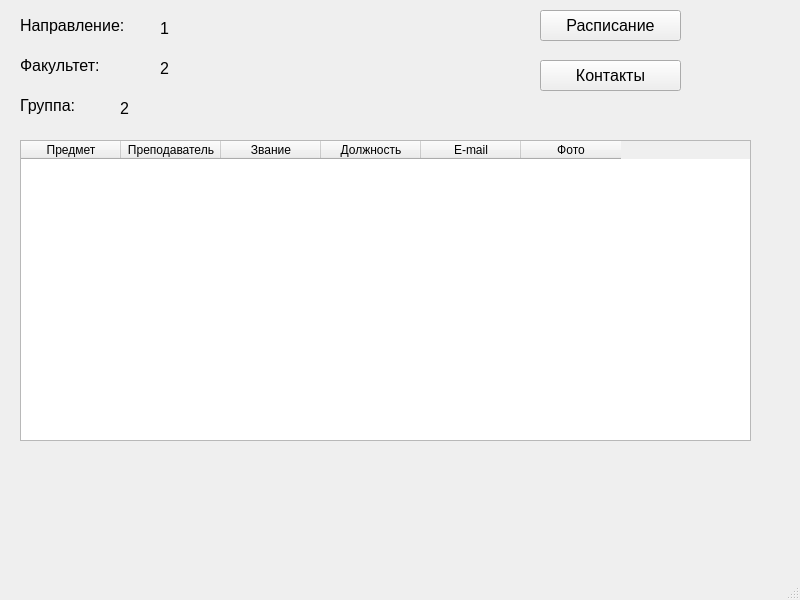
<?xml version="1.0" encoding="UTF-8"?>
<ui version="4.0">
 <class>MainWindow</class>
 <widget class="QMainWindow" name="MainWindow">
  <property name="geometry">
   <rect>
    <x>0</x>
    <y>0</y>
    <width>800</width>
    <height>600</height>
   </rect>
  </property>
  <property name="windowTitle">
   <string>MainWindow</string>
  </property>
  <widget class="QWidget" name="centralwidget">
   <widget class="QLabel" name="label">
    <property name="geometry">
     <rect>
      <x>20</x>
      <y>10</y>
      <width>141</width>
      <height>31</height>
     </rect>
    </property>
    <property name="font">
     <font>
      <pointsize>12</pointsize>
     </font>
    </property>
    <property name="text">
     <string>Направление:</string>
    </property>
   </widget>
   <widget class="QLabel" name="label_2">
    <property name="geometry">
     <rect>
      <x>20</x>
      <y>50</y>
      <width>111</width>
      <height>31</height>
     </rect>
    </property>
    <property name="font">
     <font>
      <pointsize>12</pointsize>
     </font>
    </property>
    <property name="text">
     <string>Факультет:</string>
    </property>
   </widget>
   <widget class="QLabel" name="label_3">
    <property name="geometry">
     <rect>
      <x>20</x>
      <y>90</y>
      <width>241</width>
      <height>31</height>
     </rect>
    </property>
    <property name="font">
     <font>
      <pointsize>12</pointsize>
     </font>
    </property>
    <property name="text">
     <string>Группа:</string>
    </property>
   </widget>
   <widget class="QTableWidget" name="tableWidget">
    <property name="geometry">
     <rect>
      <x>20</x>
      <y>140</y>
      <width>731</width>
      <height>301</height>
     </rect>
    </property>
    <property name="editTriggers">
     <set>QAbstractItemView::NoEditTriggers</set>
    </property>
    <property name="sortingEnabled">
     <bool>true</bool>
    </property>
    <column>
     <property name="text">
      <string>Предмет</string>
     </property>
    </column>
    <column>
     <property name="text">
      <string>Преподаватель</string>
     </property>
    </column>
    <column>
     <property name="text">
      <string>Звание</string>
     </property>
    </column>
    <column>
     <property name="text">
      <string>Должность</string>
     </property>
    </column>
    <column>
     <property name="text">
      <string>E-mail</string>
     </property>
    </column>
    <column>
     <property name="text">
      <string>Фото</string>
     </property>
    </column>
   </widget>
   <widget class="QLabel" name="lbl_branch">
    <property name="geometry">
     <rect>
      <x>160</x>
      <y>20</y>
      <width>291</width>
      <height>16</height>
     </rect>
    </property>
    <property name="font">
     <font>
      <pointsize>12</pointsize>
     </font>
    </property>
    <property name="text">
     <string>1</string>
    </property>
   </widget>
   <widget class="QLabel" name="lbl_fuck">
    <property name="geometry">
     <rect>
      <x>160</x>
      <y>60</y>
      <width>301</width>
      <height>16</height>
     </rect>
    </property>
    <property name="font">
     <font>
      <pointsize>12</pointsize>
     </font>
    </property>
    <property name="text">
     <string>2</string>
    </property>
   </widget>
   <widget class="QLabel" name="lbl_group">
    <property name="geometry">
     <rect>
      <x>120</x>
      <y>100</y>
      <width>131</width>
      <height>16</height>
     </rect>
    </property>
    <property name="font">
     <font>
      <pointsize>12</pointsize>
     </font>
    </property>
    <property name="text">
     <string>2</string>
    </property>
   </widget>
   <widget class="QPushButton" name="btn_timetable">
    <property name="geometry">
     <rect>
      <x>540</x>
      <y>10</y>
      <width>141</width>
      <height>31</height>
     </rect>
    </property>
    <property name="font">
     <font>
      <pointsize>12</pointsize>
     </font>
    </property>
    <property name="text">
     <string>Расписание</string>
    </property>
   </widget>
   <widget class="QPushButton" name="btn_info">
    <property name="geometry">
     <rect>
      <x>540</x>
      <y>60</y>
      <width>141</width>
      <height>31</height>
     </rect>
    </property>
    <property name="font">
     <font>
      <pointsize>12</pointsize>
     </font>
    </property>
    <property name="text">
     <string>Контакты</string>
    </property>
   </widget>
  </widget>
  <widget class="QMenuBar" name="menubar">
   <property name="geometry">
    <rect>
     <x>0</x>
     <y>0</y>
     <width>800</width>
     <height>21</height>
    </rect>
   </property>
  </widget>
  <widget class="QStatusBar" name="statusbar"/>
 </widget>
 <resources/>
 <connections/>
</ui>
